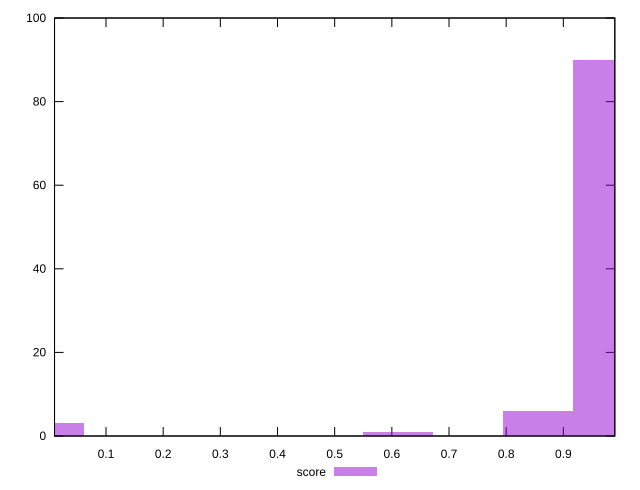

Write the gnuplot code that produced this figure.
reset

$score <<EOF
0.9773124793918361 90
0 3
0.8551484194678566 6
0.6108202996198976 1
EOF

set key outside below
set boxwidth 0.12216405992397951
set xrange [0.01:0.99]
set yrange [0:100]
set trange [0:100]
set style fill transparent solid 0.5 noborder
set terminal svg size 640, 490 enhanced background rgb 'white'
set output "reports/report_00027_2021-02-24T12-40-31.850Z/largest-contentful-paint/samples/music/score/histogram.svg"

plot $score title "score" with boxes

reset
